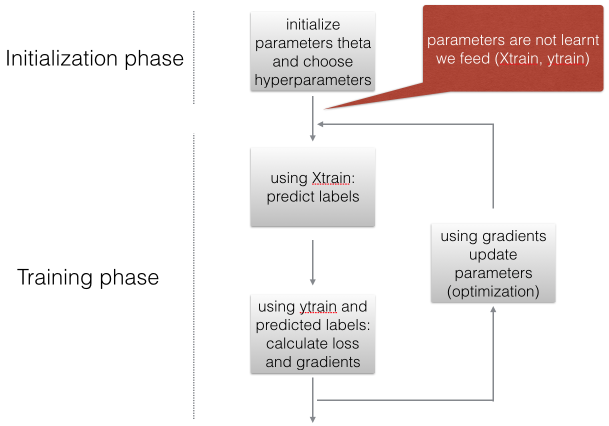
#> input picture ai/data2/0/image1.png, 1218 x 852 px (shown at 1/2 size); its folder holds only this picture in this run
$ jupyter execute convertImage.ipynb
#> lines starting #> are read from the running program, lines starting #| are printed output that depends on the picture
[cell 1]
from PIL import Image
import glob
import os

[cell 2]
input_folder = 'data2'
output_folder='data2_resize'

image_extensions = ['*.png', '*.jpg']
if not os.path.exists(output_folder):
    os.makedirs(output_folder)
image_files = []

for extension in image_extensions:
    for d in ['0', '1']:
        image_files.extend(glob.glob(os.path.join(os.path.join(input_folder, d), extension)))
#> pass 2 of the loop `for extension in image_extensions:`:

print(image_files)

for i, image_path in enumerate(image_files):
    path = image_path.split('/')
    output_path = os.path.join(output_folder, path[-2])
    if not os.path.exists(output_path):
        os.makedirs(output_path)
    try:
        image = Image.open(image_path)
#> image is the input picture: PIL image 1218x852 RGBA; mean R, G, B, A 240.1, 233.8, 232.9, 255
        resized_image = image.resize((64, 64), Image.Resampling.LANCZOS)
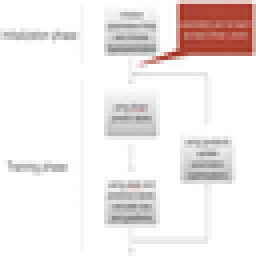
#> resized_image: PIL image 64x64 RGBA (shown 4 times larger); mean R, G, B, A 239.8, 233.4, 232.5, 255
        resized_image.save(os.path.join(output_path, path[-1]))

    except Exception as e:
        print(e)
        print('오류발생')
#> pass 2 of the loop `for i, image_path in enumerate(image_files):`:
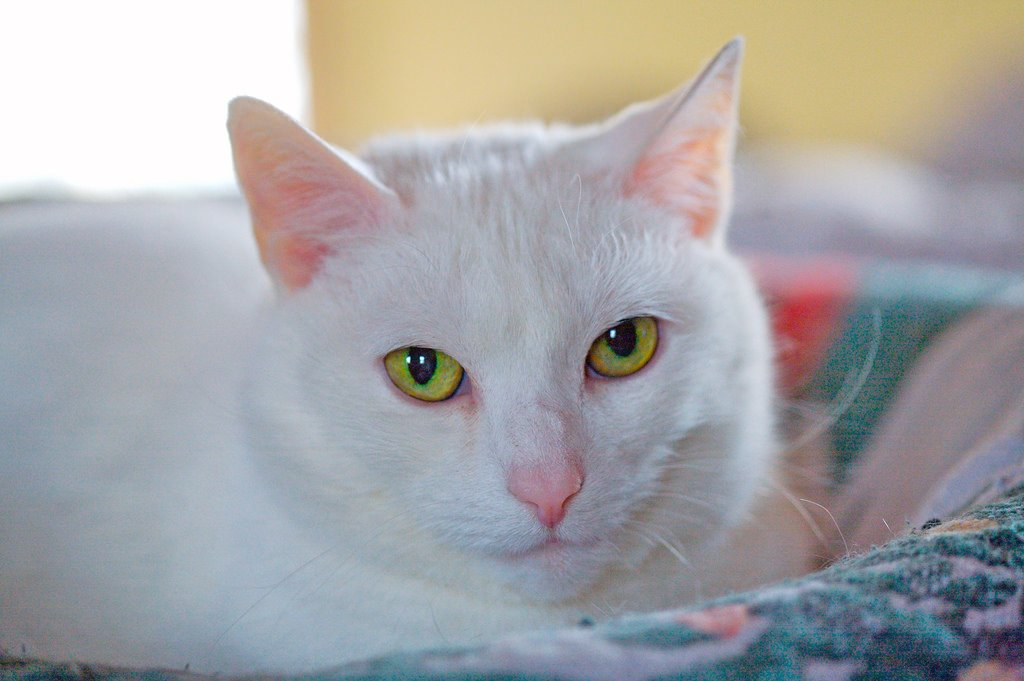
#> input picture ai/data2/1/my_image2.jpg, 1024 x 681 px
#> image is the input picture: PIL image 1024x681 RGB; mean R, G, B 164.4, 163.9, 165.3
#> `resized_image = image.resize((64, 64), Image.Resampling.LANCZOS)`:
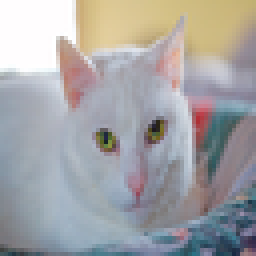
#> resized_image: PIL image 64x64 RGB (shown 4 times larger); mean R, G, B 164.4, 163.9, 165.3
print('완료')
